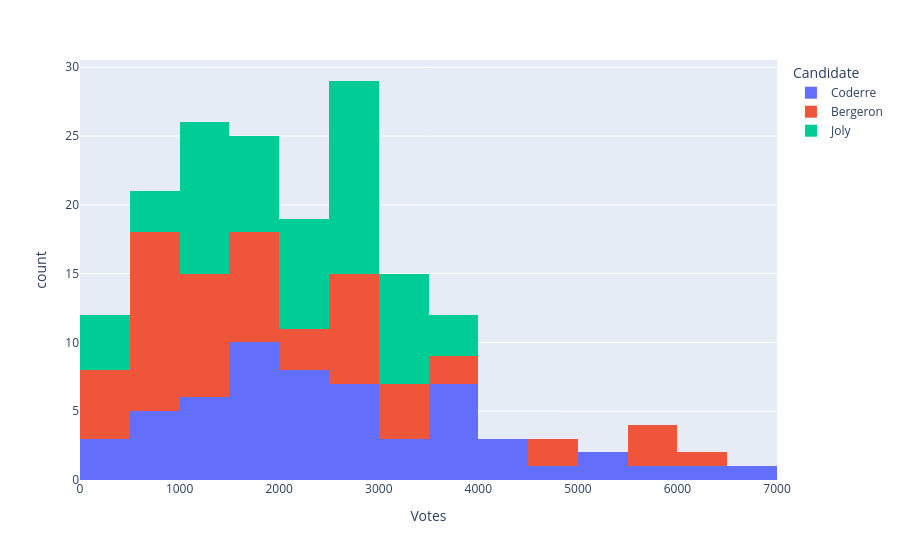

The code cell stored with this chart in its notebook:
### Code cell
# votes_melted = votes.melt(var_name=[['Coderre','Bergeron','Joly']], value_name='total')
votes_melt = votes.melt(var_name='Candidate', value_name='Votes')
px.histogram(votes_melt, x='Votes', color='Candidate')

# fig = px.histogram(votes)
# fig.show()

### Figure 1 — Plotly figure (JSON) as saved in the notebook; plotly's stock layout.template omitted (floating-point values rounded to 4 significant figures)
{"data": [{"bingroup": "x", "hovertemplate": "Candidate=Coderre<br>Votes=%{x}<br>count=%{y}<extra></extra>", "legendgroup": "Coderre", "marker": {"color": "#636efa", "pattern": {"shape": ""}}, "name": "Coderre", "orientation": "v", "showlegend": true, "type": "histogram", "x": [2481, 2525, 3348, 1734, 1770, 1455, 3252, 5456, 4734, 5737, 2979, 1827, 2331, 2670, 3673, 3612, 4308, 4104, 3931, 5387, 2432, 2566, 3347, 2476, 1451, 1906, 1347, 3668, 2878, 2201, 2420, 2184, 1589, 2526, 1873, 1644, 1548, 1773, 2040, 1165, 1193, 1325, 4201, 3536, 631, 595, 518, 332, 3694, 2746, 1546, 3509, 6591, 6229, 996, 540, 446, 491], "xaxis": "x", "yaxis": "y"}, {"bingroup": "x", "hovertemplate": "Candidate=Bergeron<br>Votes=%{x}<br>count=%{y}<extra></extra>", "legendgroup": "Bergeron", "marker": {"color": "#EF553B", "pattern": {"shape": ""}}, "name": "Bergeron", "orientation": "v", "showlegend": true, "type": "histogram", "x": [1829, 1163, 2770, 4782, 5933, 3599, 2521, 1760, 1879, 958, 3430, 6408, 5748, 4962, 3155, 1554, 1320, 1459, 882, 1184, 3368, 2092, 2562, 2631, 754, 2169, 2827, 984, 2666, 5819, 1793, 691, 708, 851, 1182, 1950, 1503, 2653, 1437, 832, 653, 1205, 1642, 1330, 258, 226, 224, 131, 2589, 3250, 3679, 2178, 1085, 780, 643, 833, 465, 698], "xaxis": "x", "yaxis": "y"}, {"bingroup": "x", "hovertemplate": "Candidate=Joly<br>Votes=%{x}<br>count=%{y}<extra></extra>", "legendgroup": "Joly", "marker": {"color": "#00cc96", "pattern": {"shape": ""}}, "name": "Joly", "orientation": "v", "showlegend": true, "type": "histogram", "x": [3024, 2675, 2532, 2514, 3044, 2316, 2543, 3330, 2852, 1656, 2873, 2815, 2788, 3234, 2431, 2081, 3959, 2822, 1641, 1908, 3578, 2438, 3291, 2849, 1894, 2282, 2271, 1220, 2039, 2782, 1402, 1076, 1172, 1286, 1232, 1578, 1636, 3262, 2648, 1266, 1157, 1908, 3717, 2943, 998, 1068, 690, 326, 3454, 3139, 2675, 2338, 1435, 1051, 423, 592, 419, 489], "xaxis": "x", "yaxis": "y"}], "layout": {"barmode": "relative", "legend": {"title": {"text": "Candidate"}, "tracegroupgap": 0}, "margin": {"t": 60}, "xaxis": {"anchor": "y", "domain": [0, 1], "title": {"text": "Votes"}}, "yaxis": {"anchor": "x", "domain": [0, 1], "title": {"text": "count"}}}}
